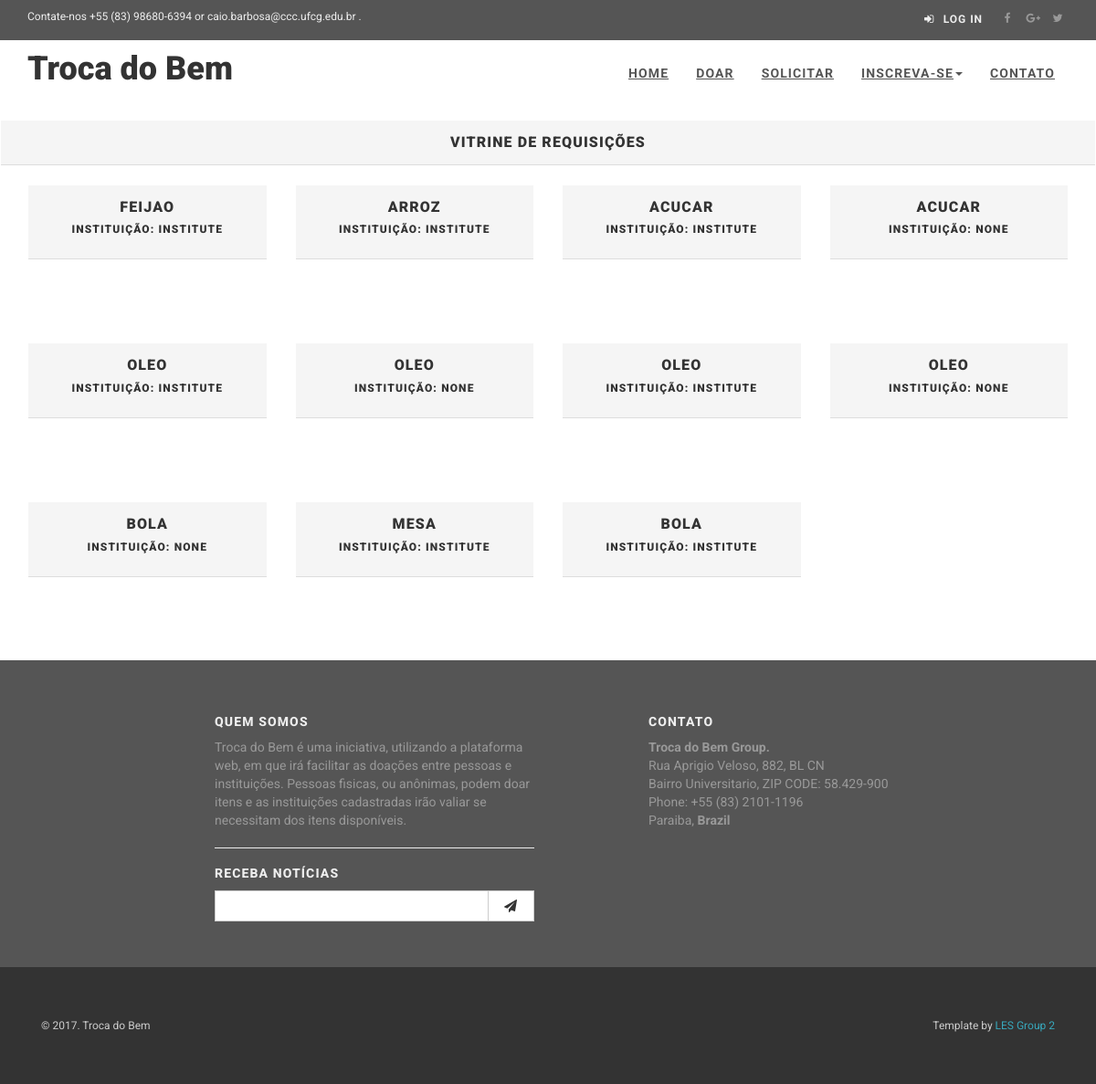
/requeriments/, run on an earlier commit of the app's database.
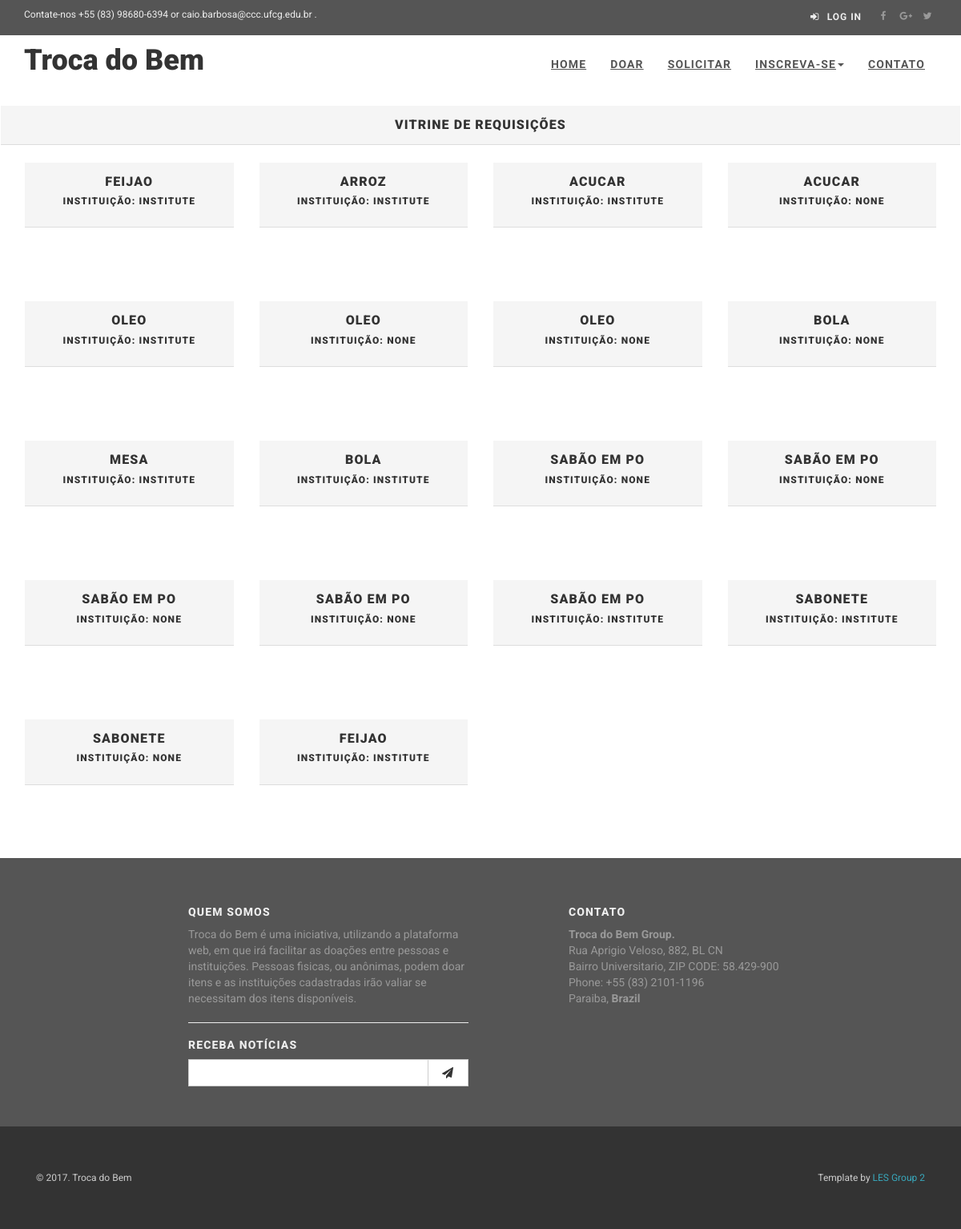
And on a later commit of the database.
### app/models.py (models this page shows, shortened)
class TimeStamped(models.Model):
    class Meta:
        abstract = True
    created_at = models.DateTimeField(auto_now_add=True)
    published_at = models.DateTimeField(auto_now=True)

class Requirement(TimeStamped):
    class Meta:
        verbose_name = "Necessidade"
        verbose_name_plural = "Necessidades"
    name = models.CharField(max_length=100, blank=True, null=True)
    type = models.CharField(max_length=50, choices=object_type)
    status = models.BooleanField(default=True)
    owner = models.ForeignKey(User, on_delete=models.CASCADE, blank=True, null=True)
    description = models.TextField(max_length=300)

### app/views/ShowcaseRequerimentView.py (the view)
# urls.py: url(r'^requeriments/$', requirement_showcase_view, name='list_showcase'),
def requirement_showcase_view(request):
    requeriments = Requirement.objects.all()
    form = FormRequirement
    return render(request, 'view_showcase_requeriments.html',
                  {'requeriments': requeriments, 'form': form})

### app/templates/view_showcase_requeriments.html (shortened to what this page needs)
{% extends 'base.html' %}
{% load staticfiles %}
{% block content %}
    <div class="panel panel-default">
        <div class="panel-heading">
            <h3 class="panel-title">
                <center>Vitrine de Requisições</center>
            </h3>
        </div>
    </div>
    <div class="container">
	<div class="row">
	{% for requeriment in requeriments %}
      <div class="col-md-3">
      <div class="treasure panel panel-default">
        <div class="panel-heading">
          <h3 class="panel-title" align="center" >{{ requeriment.name }}</h3>
          <h6 class ="panel-default" align="center" > Instituição: {{ requeriment.owner }}</h6>
        </div>
        <div class="panel-body">
          <a href="/requeriments/{{requeriment.id}}">
          <div class="treasure-photo">
          </div>
          </a>
        </div>
      </div>
      </div>
      {% if forloop.counter|divisibleby:4 and not forloop.last %}
        </div><br><div class="row">
      {% endif %}
	{% endfor %}
	</div><br>
    </div>
{% endblock %}

### app/templates/base.html (shortened to what this page needs)
{% load staticfiles %}
{% load filters %}
<!DOCTYPE html>
<html lang="en">
{% block head %}
    {% include 'head.html' %}
    <link href="{% static 'css/parsley.css' %}" rel="stylesheet">
    <link href="{% static 'css/sweetalert.min.css' %}" rel="stylesheet">
{% endblock %}
<body>
<div id="all">
    {% include 'header.html' %}
    {% block content %}
    {% endblock %}
    {% include 'footer.html' %}
</body>
</html>

### app/templates/head.html (shortened to what this page needs)
{% load staticfiles %}
<head>
    <link rel="stylesheet" href="http://maxcdn.bootstrapcdn.com/font-awesome/4.3.0/css/font-awesome.min.css">
    <link rel="stylesheet" href="{% static 'bootstrap/css/bootstrap.min.css' %}">
    <link href="{% static 'css/animate.css' %}" rel="stylesheet">
    <link href="{% static 'css/style.default.css' %}" rel="stylesheet" id="theme-stylesheet">
    <link href="{% static 'css/custom.css' %}" rel="stylesheet">
    <link href="{% static 'plugins/datepicker/datepicker3.css' %}" rel="stylesheet">
    <link href="{% static 'css/owl.carousel.css' %}" rel="stylesheet">
    <link href="{% static 'css/owl.theme.css' %}" rel="stylesheet">
</head>

### app/templates/header.html (shortened to what this page needs)
{% load staticfiles %}
<header>
    <div id="top">
        <div class="container">
            <div class="row">
                <div class="col-xs-5 contact">
                    <p class="hidden-sm hidden-xs">Contate-nos +55 (83) 98680-6394 or caio.barbosa@ccc.ufcg.edu.br .</p>
                </div>
                <div class="col-xs-7">
                    <div class="social">
                        <a href="#" class="external facebook" data-animate-hover="pulse"><i
                                class="fa fa-facebook"></i></a>
                        <a href="#" class="external gplus" data-animate-hover="pulse"><i
                                class="fa fa-google-plus"></i></a>
                        <a href="#" class="external twitter" data-animate-hover="pulse"><i
                                class="fa fa-twitter"></i></a>
                    </div>
                    {% if request.user.is_authenticated %}
                        <div class="login" style="width: 75%">
                        <div class="row">
                            <div class="col-xs-6">
                                <p class="" style="font-size: 14px;">Olá, {{ request.user.first_name }}</p>
                            </div>
                            <div class="col-xs-3">
                                <a href="{% url 'painel' %}"><i class="fa fa-sign-in"></i>
                                    <span class="hidden-xs text-uppercase">Painel</span></a>
                            </div>
                            <div class="col-xs-3">
                                <a href="{% url "auth_logout" %}"><i class="fa fa-sign-in"></i>
                                    <span class="hidden-xs text-uppercase">Logout</span></a>
                            </div>
                        </div>
                    {% else %}
                        <div class="login">
                        <a href="{% url "login" %}"><i class="fa fa-sign-in"></i>
                            <span class="hidden-xs text-uppercase">Log in</span></a>
                    {% endif %}
                    </div>
                    </div>
                </div>
            </div>
        </div>
        <div class="navbar-affixed-top" data-spy="affix" data-offset-top="200">
            <div class="navbar navbar-default yamm" role="navigation" id="navbar">
                <div class="container">
                    <div class="navbar-header">
                        <a class="navbar-brand home" href="/">
                            <h1 style="margin-top: 2px;"> Troca do Bem</h1>
                        </a>
                    </div>
                    <div class="navbar-collapse collapse" id="navigation">
                        <ul class="nav navbar-nav navbar-right">
                            <li id="home_base" class="">
                                <a id="home_link" href="/">Home</a>
                            </li>
                            {% if not user.institute %}
                                <li id="menu_noticias" class="">
                                    <a id="noticias_link" href="{% url "add_object_home" %}">Doar</a>
                                </li>
                            {% endif %}
                            {% if not user.commonuser %}
                                <li id="menu_noticias" class="">
                                    <a id="noticias_link" href="{% url "add_requirement_home" %}">Solicitar</a>
                                </li>
                            {% endif %}
                            <li class="dropdown">
                                <a id="inscrevase_link" class="dropdown-toggle"
                                   data-toggle="dropdown">Inscreva-se<b
                                        class="caret"></b></a>
                            </li>
                            <li id="menu_contato" class="">
                                <a id="contato_link" href="/#contato">Contato</a>
                            </li>
                        </ul>
                    </div>
                </div>
            </div>
        </div>
    </div>

### app/templates/footer.html (shortened to what this page needs)
{% load staticfiles %}
<footer id="footer">
    <div class="container">
        <div class="col-md-4 col-md-offset-2 col-sm-6 ">
            <h4>Quem somos</h4>
            <p>Troca do Bem é uma iniciativa, utilizando a plataforma web, em que irá facilitar as
                doações entre pessoas e instituições. Pessoas fisicas, ou anônimas,
                podem doar itens e as instituições cadastradas irão valiar se necessitam dos
                itens disponíveis.</p>
            <hr>
            <h4>Receba Notícias</h4>
            <form method="post" action="#">
                <div class="input-group">
                    <input type="email" class="form-control" name="email" id="subscribe" required>
                    <span class="input-group-btn">
                        <button class="btn btn-default" type="submit"><i class="fa fa-send"></i></button>
                    </span>
                </div>
            </form>
        </div>
        <div class="col-md-4 col-md-offset-1 col-sm-6">
            <h4>Contato</h4>
            <p><strong>Troca do Bem Group.</strong>
                <br>Rua Aprigio Veloso, 882, BL CN
                <br>Bairro Universitario, ZIP CODE: 58.429-900
                <br>Phone: +55 (83) 2101-1196
                <br>Paraiba, <strong>Brazil</strong>
                <br>
            </p>
        </div>
    </div>
</footer>
<div id="copyright">
    <div class="container">
        <div class="col-md-12">
            <p class="pull-left">&copy; 2017. Troca do Bem </p>
            <p class="pull-right">Template by <a href="#">LES Group 2</a>
            </p>
        </div>
    </div>
</div>

### static/css/custom.css (style rules this page uses)
@media screen and (min-width: 0px) { .hero > hgroup > h1,h2,h3 { color: #ffffff; } }
.dropdown { position: relative; display: inline-block; }

What changed in the data, as far as the page shows it:
removed Requirement: name "OLEO", owner "INSTITUTE"
added Requirement: name "SABÃO EM PO", owner "NONE"
added Requirement: name "SABÃO EM PO", owner "NONE"
added Requirement: name "SABÃO EM PO", owner "NONE"
added Requirement: name "SABÃO EM PO", owner "NONE"
added Requirement: name "SABÃO EM PO", owner "INSTITUTE"
added Requirement: name "SABONETE", owner "INSTITUTE"
added Requirement: name "SABONETE", owner "NONE"
added Requirement: name "FEIJAO", owner "INSTITUTE"
